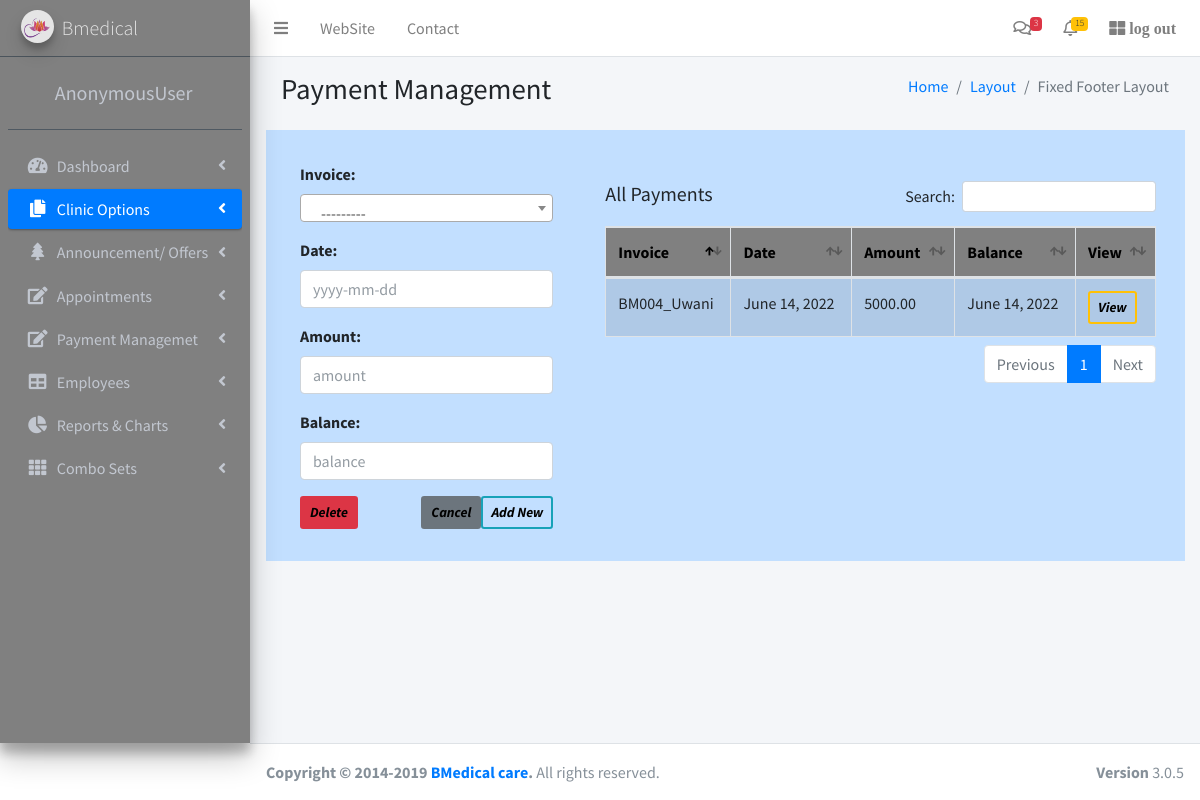
Page /appsample/payments/ on the committed database.
### appsample/models.py (models this page shows, shortened)
class Payment(models.Model):
	invoice = models.ForeignKey(Invoice, on_delete=models.CASCADE)
	date = models.DateField(null=True, blank=True)
	amount = models.DecimalField(max_digits=8, decimal_places=2, null=True, blank=True)
	balance =models.DecimalField(max_digits=8, decimal_places=2, null=True, blank=True)

class Invoice(models.Model):
	appointment = models.OneToOneField(Appointment, primary_key=True, on_delete=models.CASCADE)
	reference_no = models.CharField(max_length = 20)
	appointment_fee = models.DecimalField(max_digits=8, decimal_places=2, null=True, blank=True)
	doctor_fee = models.DecimalField(max_digits=8, decimal_places=2, null=True, blank=True)
	discount = models.DecimalField(max_digits=8, decimal_places=2, null=True, blank=True)
	discounted_total = models.DecimalField(max_digits=8, decimal_places=2, null=True, blank=True)
	services = models.ManyToManyField(Service, through='InvoiceService')
	def __str__ (self):
		return self.reference_no + '_' + str(self.appointment.patient.first_name)

class Appointment(models.Model):
	patient = models.ForeignKey(Patient, on_delete=models.CASCADE)
	clinic = models.ForeignKey(Clinic, on_delete=models.CASCADE)
	doctor = models.ForeignKey(Employee, on_delete=models.CASCADE, null=True, related_name = 'appointment_as_doctor')
	clinic_date = models.ForeignKey(ClinicDate, on_delete=models.CASCADE)
	appo_no = models.CharField(max_length = 20, null=True)
	appoinment_status = models.ForeignKey(AppoinmentStatus, on_delete=models.CASCADE, default=1)
	symptoms = models.ManyToManyField(Symptom, blank=True)
	diagnosis = models.ForeignKey(Diagnosis, on_delete=models.CASCADE, null=True, blank=True)
	medicines = models.ManyToManyField(Medicine, blank=True)
	class Meta:
		permissions = [
			('view_doctor', 'Can view doctors appointments'),
		]

class Patient(models.Model):
	user = models.OneToOneField(User, on_delete = models.CASCADE, primary_key = True )
	first_name = models.CharField(max_length = 100, validators=[RegexValidator(regex='^\w+$', message='name cannot contain symbles')])
	second_name = models.CharField(max_length = 100, validators=[RegexValidator(regex='^\w+$', message='name cannot contain symbles')])
	nic = models.CharField(max_length = 12, null=True, blank=True)
	dob = models.DateField()
	gender = models.CharField(max_length = 10)
	age = models.IntegerField()
	address = models.TextField( validators=[RegexValidator(regex='^[#.0-9a-zA-Z\s,-]+$', message='Please enter correct address')] )
	email = models.TextField()
	mobile1 = models.CharField(max_length = 10,)
	allergies = models.ManyToManyField(Medicine, blank=True)
	loyalty = models.ForeignKey(Loyalty, on_delete=models.CASCADE, default=1, blank=True)

### appsample/views.py (the view)
# urls.py: re_path(r'^payments/(?P<pk>\d+)?$', views.payment, name = 'payments'),
def payment(request, pk=None):
	model = Payment.objects.get(pk=pk) if pk else Payment()
	data = Payment.objects.all()
	filter = PaymentFilter(request.GET, queryset = data)
	data = filter.qs
	if request.POST.get('save'):
		form = PaymentForm(request.POST, instance=model)
		if form.is_valid():
			form.save()
			return redirect('/appsample/payments')
	else:
		form = PaymentForm(instance=model)
		if request.POST:
			model.delete()
			return redirect('/appsample/payments')
	context = {'form':form, 'data':data, 'filter':filter}
	return render(request, 'payment.html', context)

### appsample/forms.py
class PaymentForm(ModelForm):
	class Meta:
		model = Payment
		fields = '__all__'
		widgets = {
			'payment':TextInput(attrs = {'class':'form-control', 'placeholder':'Enter Payment'}),
			'invoice':Select(attrs = {'class':'form-select'}),
			'amount':NumberInput(attrs = {'class':'form-control ', 'placeholder':'amount'}),
			'balance':NumberInput(attrs = {'class':'form-control ', 'placeholder':'balance'}),
			'date':DateInput(attrs = {'class':'form-control ', 'placeholder':'yyyy-mm-dd'}), #, 'min':'2022-06-01T08:30'
		}

### appsample/templates/payment.html (shortened to what this page needs)
{% extends 'main.html' %}
{% load static %}
{% block content %}
<section class="content-header">
  <div class="container-fluid">
    <div class="row mb-2">
      <div class="col-sm-6">
        <h1>Payment Management</h1>
      </div>
      <div class="col-sm-6">
        <ol class="breadcrumb float-sm-right">
          <li class="breadcrumb-item"><a href="#">Home</a></li>
          <li class="breadcrumb-item"><a href="#">Layout</a></li>
          <li class="breadcrumb-item active">Fixed Footer Layout</li>
        </ol>
      </div>
    </div>
  </div>
</section>
<div style="background-color:#C2DFFF;" >
<div class="row">
    <div class=" p-3 my-3  col-md-4"  >
		<form method = "POST"  style="margin-left:10px;" class="pl-3">
  			{{form.as_p}}
			<input type="submit" value="Add New " name="save" style="color: black" class="btn btn-outline-info  border-2 fw-bold btn-sm fst-italic float-end">
			<input type="submit" value="Delete" style="color: black" class="btn btn-danger  border-2 fw-bold btn-sm fst-italic float-left">
			<input type="reset"  value="Cancel" style="color: black" class="btn btn-secondary  border-2 fw-bold btn-sm fst-italic float-end">
		</form>
    </div>
    <div class="p-3 my-3  col-md-8  " >
      <div class="card-body" style="background-color:#C2DFFF;">
      <h5 style="margin-bottom: -25px;">All Payments</h5>
      <table id="example1" class="table table-bordered table-striped table-hover " >
        <thead style="background-color:gray; color:black;">
        <tr>
          <th scope="col">Invoice</th>
          <th scope="col">Date</th>
          <th scope="col">Amount </th>
          <th scope="col">Balance </th>
          <th scope="col">View </th>
        </tr>
        </thead>
        <tbody>
          {% for d in data %}
          <tr>
            <td>{{d.invoice}}</td>
            <td>{{d.date}}</td>
            <td>{{d.amount}}</td>
            <td>{{d.date}}</td>
            <td>
              <a class="btn btn-outline-warning btn-sm border-2 fst-italic fw-bold" href = "{{d.id}}"
              style="color: black;"  id="btnView" >View</a>
            </tr>
          {% endfor %}
        </tbody>
      </table>
    </div>
    </div>
</div>
</div>
<link href="https://cdn.jsdelivr.net/npm/select2@4.1.0-rc.0/dist/css/select2.min.css" rel="stylesheet" />
{% endblock %}

### rows in the picture
Payment: invoice "BM004_Uwani", date "June 14, 2022", amount "5000.00"

### other values in the picture
{{ request.user }} "AnonymousUser"
